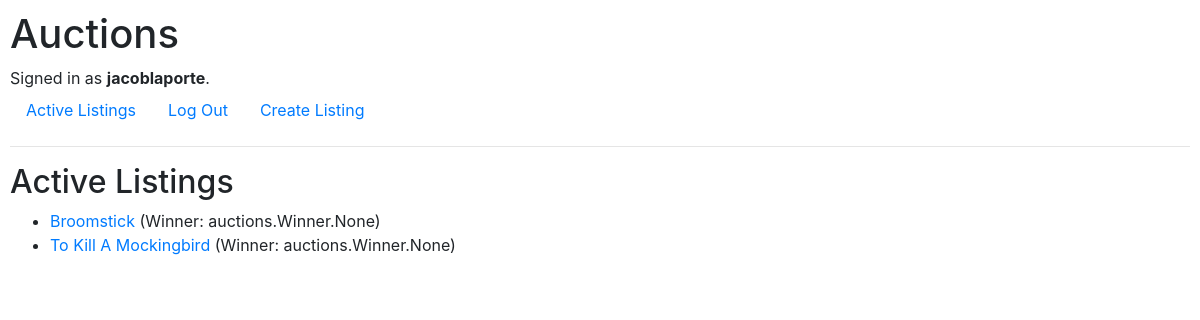
The app's page / (signed in) with its own data.
### auctions/models.py (models this page shows, shortened)
class User(AbstractUser):
    username = models.CharField(max_length=64, unique=True)
    email = models.EmailField(max_length=64)
    password = models.CharField(max_length=64)
    watchlist = models.ManyToManyField('Listing', blank=True, related_name='watchlist')

class Listing(models.Model):
    title = models.CharField(max_length=64)
    description = models.TextField()
    starting_bid = models.DecimalField(max_digits=10, decimal_places=2)
    image = models.URLField(blank=True)
    category = models.CharField(max_length=64, blank=True)
    created_by = models.ForeignKey(User, on_delete=models.CASCADE, related_name='listings')
    is_active = models.BooleanField(default=True)

### auctions/views.py (the view)
# urls.py: path("", views.index, name="index"),
def index(request):
    if request.user.is_authenticated:
        return render(request, "auctions/index.html", {
            "listings": Listing.objects.all(),
            "watchlist": User.objects.get(pk=request.user.id).watchlist.all()
        })
    else:
        return render(request, "auctions/index.html", {
            "listings": Listing.objects.all()
        })

### auctions/templates/auctions/index.html
{% extends "auctions/layout.html" %}
{% block body %}
    <h2>Active Listings</h2>
    <ul>
        {% for listing in listings %}
            <li>
                <a href="{% url 'auctions:listing' listing.id %}">{{ listing.title }}</a>
                {% if listing.winner %}
                    (Winner: {{ listing.winner }})
                {% endif %}
        {% endfor %}
{% endblock %}

### auctions/templates/auctions/layout.html (shortened to what this page needs)
{% load static %}
<!DOCTYPE html>
<html lang="en">
    <head>
        <link rel="stylesheet" href="https://stackpath.bootstrapcdn.com/bootstrap/4.4.1/css/bootstrap.min.css">
        <link href="{% static 'auctions/styles.css' %}" rel="stylesheet">
    </head>
    <body>
        <h1>Auctions</h1>
        <div>
            {% if user.is_authenticated %}
                Signed in as <strong>{{ user.username }}</strong>.
            {% else %}
                Not signed in.
            {% endif %}
        </div>
        <ul class="nav">
            <li class="nav-item">
                <a class="nav-link" href="{% url 'auctions:index' %}">Active Listings</a>
            </li>
            {% if user.is_authenticated %}
                <li class="nav-item">
                    <a class="nav-link" href="{% url 'auctions:logout' %}">Log Out</a>
                </li>
                <li class="nav-item">
                    <a class="nav-link" href="{% url 'auctions:create' %}">Create Listing</a>
                </li>
            {% endif %}
        </ul>
        <hr>
        {% block body %}
        {% endblock %}
    </body>
</html>

### auctions/static/auctions/styles.css (style rules this page uses)
body { padding: 10px; }

### records on screen
User: username "jacoblaporte"
Listing: title "Broomstick", winner "auctions.Winner.None"
Listing: title "To Kill A Mockingbird", winner "auctions.Winner.None"
